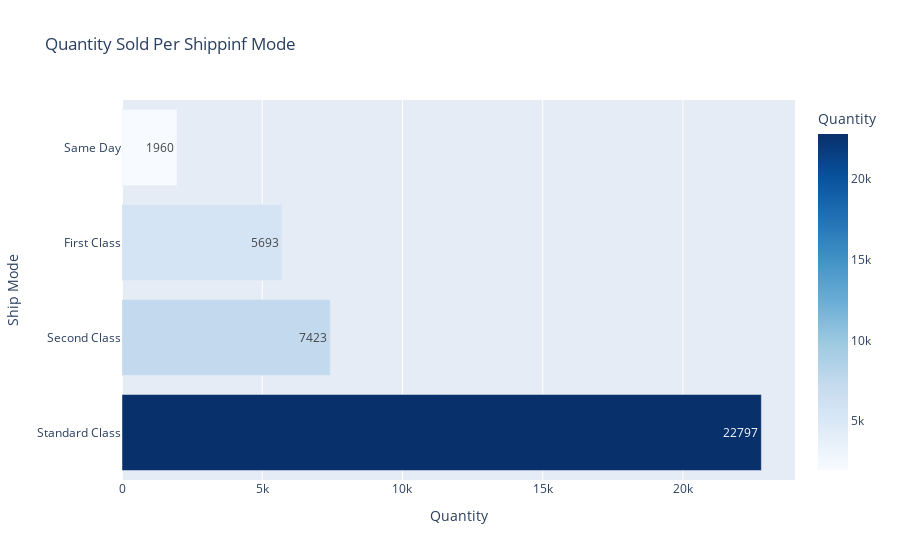

The code cell stored with this chart in its notebook:
### Code cell
Quantitysold = Quantity_sold.reset_index()

fig = px.bar(Quantitysold,y ='Ship Mode', x ='Quantity',
             title = 'Quantity Sold Per Shippinf Mode',
             text ='Quantity',
             color = 'Quantity',
             color_continuous_scale='Blues')
fig.show()

### Figure 1 — Plotly figure (JSON) as saved in the notebook; plotly's stock layout.template omitted (floating-point values rounded to 4 significant figures)
{"data": [{"alignmentgroup": "True", "hovertemplate": "Quantity=%{marker.color}<br>Ship Mode=%{y}<extra></extra>", "legendgroup": "", "marker": {"color": [22797, 7423, 5693, 1960], "coloraxis": "coloraxis", "pattern": {"shape": ""}}, "name": "", "offsetgroup": "", "orientation": "h", "showlegend": false, "text": [22797, 7423, 5693, 1960], "textposition": "auto", "type": "bar", "x": [22797, 7423, 5693, 1960], "xaxis": "x", "y": ["Standard Class", "Second Class", "First Class", "Same Day"], "yaxis": "y"}], "layout": {"barmode": "relative", "coloraxis": {"colorbar": {"title": {"text": "Quantity"}}, "colorscale": [[0, "rgb(247,251,255)"], [0.125, "rgb(222,235,247)"], [0.25, "rgb(198,219,239)"], [0.375, "rgb(158,202,225)"], [0.5, "rgb(107,174,214)"], [0.625, "rgb(66,146,198)"], [0.75, "rgb(33,113,181)"], [0.875, "rgb(8,81,156)"], [1, "rgb(8,48,107)"]]}, "legend": {"tracegroupgap": 0}, "title": {"text": "Quantity Sold Per Shippinf Mode"}, "xaxis": {"anchor": "y", "domain": [0, 1], "title": {"text": "Quantity"}}, "yaxis": {"anchor": "x", "domain": [0, 1], "title": {"text": "Ship Mode"}}}}
